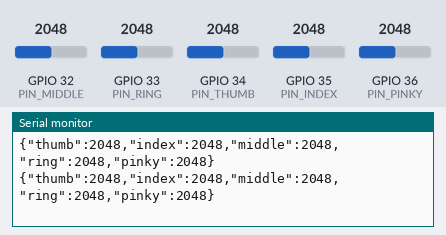
Bench run of a sketch on a simulated ESP32. Parts: the last lines printed to the serial monitor. Inputs (shaded band) come from the test bench; at power-on: GPIO 36 (PIN_PINKY) = 2048, GPIO 32 (PIN_MIDDLE) = 2048, GPIO 33 (PIN_RING) = 2048, GPIO 34 (PIN_THUMB) = 2048, GPIO 35 (PIN_INDEX) = 2048 (analog values on the 0–4095 scale).

Above: at 7.7 s.
7.8 s: GPIO 36 (PIN_PINKY) set to 1055
At 7.86 s:
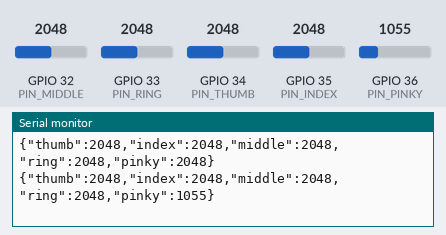
9.3 s: GPIO 36 (PIN_PINKY) set to 938
At 9.34 s:
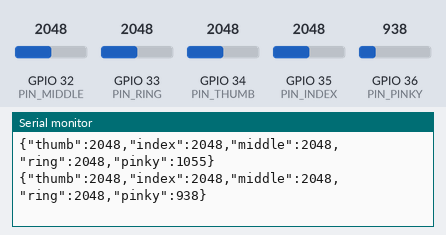
Timing chart, 0 to 11.8 s (numbered marks = the images above; inputs shaded):
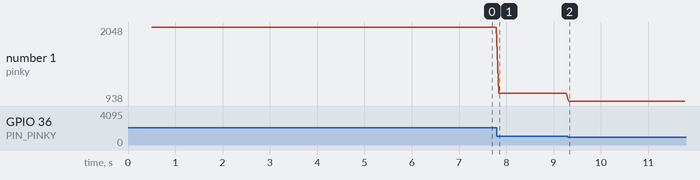

Measured:
- after the input at 7.8 s, the serial monitor: prints a new line at once (image 1)
- after the input at 9.3 s, the serial monitor: prints a new line at once (image 2)
- plotted number 1: 2048 → 1055 after the input at 7.8 s, 1055 → 938 after the input at 9.3 s

The sketch:

glove.ino
```cpp
/**
 * Gloving ESP32 Firmware — Flex Sensor Reader
 *
 * Reads 5 analog flex sensors and prints one JSON object per line
 * over Serial at 115200 baud. The laptop bridge (bridge/bridge.js)
 * reads these values and forwards them to the backend API.
 *
 * Wiring:
 *   Thumb  → GPIO 34 (ADC1_CH6)
 *   Index  → GPIO 35 (ADC1_CH7)
 *   Middle → GPIO 32 (ADC1_CH4)
 *   Ring   → GPIO 33 (ADC1_CH5)
 *   Pinky  → GPIO 36 (VP / ADC1_CH0)
 *
 * Each flex sensor forms a voltage divider with a 10kΩ resistor.
 * ADC reads 0–4095 (12-bit). Values change as the finger bends.
 *
 * NOTE: Gesture classification is done on the backend/frontend using
 * calibration data. The ESP32 only sends raw sensor readings.
 *
 * Setup:
 *   1. Install "ESP32" board package in Arduino IDE
 *   2. Select board: "ESP32 Dev Module"
 *   3. Upload this sketch
 *   4. Open Serial Monitor at 115200 to verify JSON output
 *   5. Run bridge: cd bridge && node bridge.js
 */

// --- Pin assignments (change to match your wiring) ---
const int PIN_THUMB  = 34;
const int PIN_INDEX  = 35;
const int PIN_MIDDLE = 32;
const int PIN_RING   = 33;
const int PIN_PINKY  = 36;

// Interval between sensor readings (milliseconds)
const int READ_INTERVAL_MS = 50;  // 20 readings/second

void setup() {
  Serial.begin(115200);
  // ADC resolution: 12-bit → values 0–4095
  analogReadResolution(12);
  delay(500);  // let serial settle
}

void loop() {
  int thumb  = analogRead(PIN_THUMB);
  int index  = analogRead(PIN_INDEX);
  int middle = analogRead(PIN_MIDDLE);
  int ring   = analogRead(PIN_RING);
  int pinky  = analogRead(PIN_PINKY);

  // Print one JSON object per line — the bridge reads line-delimited JSON
  Serial.print("{");
  Serial.print("\"thumb\":");  Serial.print(thumb);  Serial.print(",");
  Serial.print("\"index\":");  Serial.print(index);  Serial.print(",");
  Serial.print("\"middle\":"); Serial.print(middle); Serial.print(",");
  Serial.print("\"ring\":");   Serial.print(ring);   Serial.print(",");
  Serial.print("\"pinky\":");  Serial.print(pinky);
  Serial.println("}");

  delay(READ_INTERVAL_MS);
}
```
